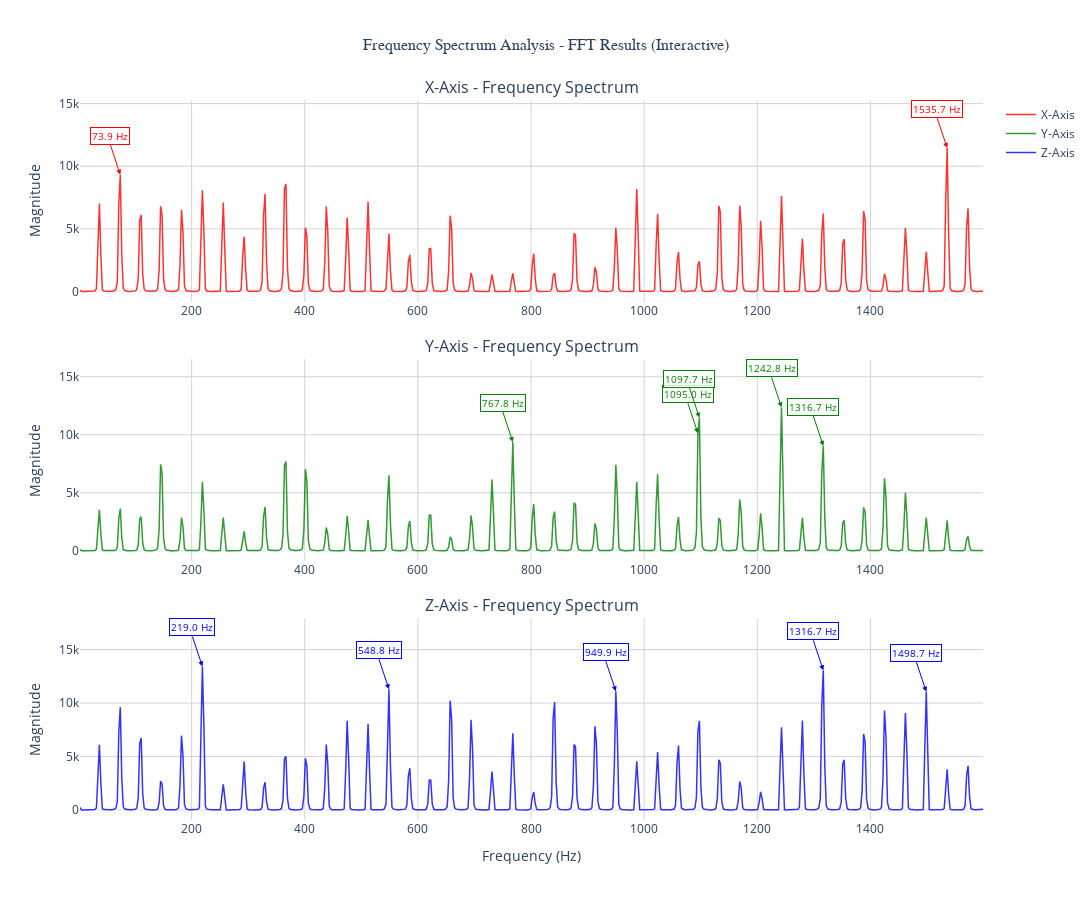

Notebook source saved alongside this figure:
### Code cell
# Plot frequency spectrum - Interactive Version
def plot_frequency_spectrum(fft_results, max_freq=None):
    """
    Plot interactive frequency spectrum for all three axes using Plotly
    
    Parameters:
    fft_results (dict): Results from FFT analysis
    max_freq (float): Maximum frequency to display (Hz)
    """
    
    # Create subplots
    fig = make_subplots(
        rows=3, cols=1,
        subplot_titles=('X-Axis - Frequency Spectrum', 
                       'Y-Axis - Frequency Spectrum', 
                       'Z-Axis - Frequency Spectrum'),
        vertical_spacing=0.08
    )
    
    colors = ['red', 'green', 'blue']
    axis_names = ['X-Axis', 'Y-Axis', 'Z-Axis']
    axes_data = ['accel_x', 'accel_y', 'accel_z']
    
    peak_annotations = []
    
    for i, (axis, color, name) in enumerate(zip(axes_data, colors, axis_names)):
        frequencies = fft_results[axis]['frequencies']
        magnitude = fft_results[axis]['magnitude']
        
        # Apply frequency limit if specified
        if max_freq is not None:
            freq_mask = frequencies <= max_freq
            frequencies = frequencies[freq_mask]
            magnitude = magnitude[freq_mask]
        
        # Add trace
        fig.add_trace(
            go.Scatter(
                x=frequencies,
                y=magnitude,
                mode='lines',
                line=dict(color=color, width=PLOT_OPTIONS['line_width']),
                name=f'{name}',
                opacity=LINE_ALPHA,
                hovertemplate='<b>%{fullData.name}</b><br>' +
                             'Frequency: %{x:.2f} Hz<br>' +
                             'Magnitude: %{y:.2f}<br>' +
                             '<extra></extra>',
                yaxis='y' if i == 0 else f'y{i+1}'
            ),
            row=i+1, col=1
        )
        
        # Find and store peak frequencies for annotations
        peak_indices = np.argsort(magnitude)[-5:]  # Top 5 peaks
        for peak_idx in peak_indices:
            if magnitude[peak_idx] > np.max(magnitude) * 0.1:  # Only show significant peaks
                peak_annotations.append({
                    'x': frequencies[peak_idx],
                    'y': magnitude[peak_idx],
                    'text': f'{frequencies[peak_idx]:.1f} Hz',
                    'row': i+1,
                    'showarrow': True,
                    'arrowhead': 2,
                    'arrowsize': 1,
                    'arrowwidth': 1,
                    'arrowcolor': color,
                    'font': dict(size=10, color=color),
                    'bgcolor': 'rgba(255,255,255,0.8)',
                    'bordercolor': color,
                    'borderwidth': 1
                })
    
    # Update y-axes to linear scale
    fig.update_yaxes(title_text="Magnitude", row=1, col=1, gridcolor='lightgray')
    fig.update_yaxes(title_text="Magnitude", row=2, col=1, gridcolor='lightgray')
    fig.update_yaxes(title_text="Magnitude", row=3, col=1, gridcolor='lightgray')
    
    # Update x-axes
    fig.update_xaxes(gridcolor='lightgray', row=1, col=1)
    fig.update_xaxes(gridcolor='lightgray', row=2, col=1)
    fig.update_xaxes(title_text="Frequency (Hz)", gridcolor='lightgray', row=3, col=1)
    
    # Update overall layout
    fig.update_layout(
        title={
            'text': 'Frequency Spectrum Analysis - FFT Results (Interactive)',
            'x': 0.5,
            'xanchor': 'center',
            'font': {'size': 16, 'family': 'Arial Black'}
        },
        width=PLOT_OPTIONS['width'],
        height=PLOT_OPTIONS['height'] + 100,  # Slightly taller for 3 subplots
        template=PLOT_OPTIONS['template'],
        showlegend=True,
        font=dict(size=PLOT_OPTIONS['font_size']),
        hovermode='closest'
    )
    
    # Add peak annotations
    annotations = []
    for ann in peak_annotations[:15]:  # Limit to prevent clutter
        annotations.append(dict(
            x=ann['x'],
            y=ann['y'],
            text=ann['text'],
            xref=f"x{ann['row']}" if ann['row'] > 1 else "x",
            yref=f"y{ann['row']}" if ann['row'] > 1 else "y",
            showarrow=True,
            arrowhead=2,
            arrowsize=1,
            arrowwidth=1,
            arrowcolor=ann['arrowcolor'],
            font=ann['font'],
            bgcolor=ann['bgcolor'],
            bordercolor=ann['bordercolor'],
            borderwidth=ann['borderwidth'],
            xanchor='center',
            yanchor='bottom'
        ))
    
    fig.update_layout(annotations=annotations)
    
    # Show the plot
    fig.show()

# Plot the frequency spectrum (limit to user-defined max frequency)
if 'fft_results' in locals():
    plot_frequency_spectrum(fft_results, max_freq=USER_MAX_FREQ)
    print("Interactive frequency spectrum plots generated!")
else:
    print("Please run the FFT analysis cell first!")

### Figure 1 — Plotly figure (JSON) as saved in the notebook; plotly's stock layout.template omitted (floating-point values rounded to 4 significant figures; data arrays with more than 128 entries replaced by an {"elided": "..."} marker saying what was removed)
{"data": [{"hovertemplate": "<b>%{fullData.name}</b><br>Frequency: %{x:.2f} Hz<br>Magnitude: %{y:.2f}<br><extra></extra>", "line": {"color": "red", "width": 1.5}, "mode": "lines", "name": "X-Axis", "opacity": 0.8, "type": "scatter", "x": {"elided": "606 float values"}, "xaxis": "x", "y": {"elided": "606 float values"}, "yaxis": "y"}, {"hovertemplate": "<b>%{fullData.name}</b><br>Frequency: %{x:.2f} Hz<br>Magnitude: %{y:.2f}<br><extra></extra>", "line": {"color": "green", "width": 1.5}, "mode": "lines", "name": "Y-Axis", "opacity": 0.8, "type": "scatter", "x": {"elided": "606 float values"}, "xaxis": "x2", "y": {"elided": "606 float values"}, "yaxis": "y2"}, {"hovertemplate": "<b>%{fullData.name}</b><br>Frequency: %{x:.2f} Hz<br>Magnitude: %{y:.2f}<br><extra></extra>", "line": {"color": "blue", "width": 1.5}, "mode": "lines", "name": "Z-Axis", "opacity": 0.8, "type": "scatter", "x": {"elided": "606 float values"}, "xaxis": "x3", "y": {"elided": "606 float values"}, "yaxis": "y3"}], "layout": {"annotations": [{"font": {"size": 16}, "showarrow": false, "text": "X-Axis - Frequency Spectrum", "x": 0.5, "xanchor": "center", "xref": "paper", "y": 1, "yanchor": "bottom", "yref": "paper"}, {"font": {"size": 16}, "showarrow": false, "text": "Y-Axis - Frequency Spectrum", "x": 0.5, "xanchor": "center", "xref": "paper", "y": 0.64, "yanchor": "bottom", "yref": "paper"}, {"font": {"size": 16}, "showarrow": false, "text": "Z-Axis - Frequency Spectrum", "x": 0.5, "xanchor": "center", "xref": "paper", "y": 0.28, "yanchor": "bottom", "yref": "paper"}, {"arrowcolor": "red", "arrowhead": 2, "arrowsize": 1, "arrowwidth": 1, "bgcolor": "rgba(255,255,255,0.8)", "bordercolor": "red", "borderwidth": 1, "font": {"color": "red", "size": 10}, "showarrow": true, "text": "73.9 Hz", "x": 73.88, "xanchor": "center", "xref": "x", "y": 9326.0, "yanchor": "bottom", "yref": "y"}, {"arrowcolor": "red", "arrowhead": 2, "arrowsize": 1, "arrowwidth": 1, "bgcolor": "rgba(255,255,255,0.8)", "bordercolor": "red", "borderwidth": 1, "font": {"color": "red", "size": 10}, "showarrow": true, "text": "1535.7 Hz", "x": 1536.0, "xanchor": "center", "xref": "x", "y": 11460.0, "yanchor": "bottom", "yref": "y"}, {"arrowcolor": "green", "arrowhead": 2, "arrowsize": 1, "arrowwidth": 1, "bgcolor": "rgba(255,255,255,0.8)", "bordercolor": "green", "borderwidth": 1, "font": {"color": "green", "size": 10}, "showarrow": true, "text": "1316.7 Hz", "x": 1317.0, "xanchor": "center", "xref": "x2", "y": 9033.0, "yanchor": "bottom", "yref": "y2"}, {"arrowcolor": "green", "arrowhead": 2, "arrowsize": 1, "arrowwidth": 1, "bgcolor": "rgba(255,255,255,0.8)", "bordercolor": "green", "borderwidth": 1, "font": {"color": "green", "size": 10}, "showarrow": true, "text": "767.8 Hz", "x": 767.8, "xanchor": "center", "xref": "x2", "y": 9375.0, "yanchor": "bottom", "yref": "y2"}, {"arrowcolor": "green", "arrowhead": 2, "arrowsize": 1, "arrowwidth": 1, "bgcolor": "rgba(255,255,255,0.8)", "bordercolor": "green", "borderwidth": 1, "font": {"color": "green", "size": 10}, "showarrow": true, "text": "1095.0 Hz", "x": 1095.0, "xanchor": "center", "xref": "x2", "y": 10130.0, "yanchor": "bottom", "yref": "y2"}, {"arrowcolor": "green", "arrowhead": 2, "arrowsize": 1, "arrowwidth": 1, "bgcolor": "rgba(255,255,255,0.8)", "bordercolor": "green", "borderwidth": 1, "font": {"color": "green", "size": 10}, "showarrow": true, "text": "1097.7 Hz", "x": 1098.0, "xanchor": "center", "xref": "x2", "y": 11470.0, "yanchor": "bottom", "yref": "y2"}, {"arrowcolor": "green", "arrowhead": 2, "arrowsize": 1, "arrowwidth": 1, "bgcolor": "rgba(255,255,255,0.8)", "bordercolor": "green", "borderwidth": 1, "font": {"color": "green", "size": 10}, "showarrow": true, "text": "1242.8 Hz", "x": 1243.0, "xanchor": "center", "xref": "x2", "y": 12370.0, "yanchor": "bottom", "yref": "y2"}, {"arrowcolor": "blue", "arrowhead": 2, "arrowsize": 1, "arrowwidth": 1, "bgcolor": "rgba(255,255,255,0.8)", "bordercolor": "blue", "borderwidth": 1, "font": {"color": "blue", "size": 10}, "showarrow": true, "text": "1498.7 Hz", "x": 1499.0, "xanchor": "center", "xref": "x3", "y": 11050.0, "yanchor": "bottom", "yref": "y3"}, {"arrowcolor": "blue", "arrowhead": 2, "arrowsize": 1, "arrowwidth": 1, "bgcolor": "rgba(255,255,255,0.8)", "bordercolor": "blue", "borderwidth": 1, "font": {"color": "blue", "size": 10}, "showarrow": true, "text": "949.9 Hz", "x": 949.9, "xanchor": "center", "xref": "x3", "y": 11100.0, "yanchor": "bottom", "yref": "y3"}, {"arrowcolor": "blue", "arrowhead": 2, "arrowsize": 1, "arrowwidth": 1, "bgcolor": "rgba(255,255,255,0.8)", "bordercolor": "blue", "borderwidth": 1, "font": {"color": "blue", "size": 10}, "showarrow": true, "text": "548.8 Hz", "x": 548.8, "xanchor": "center", "xref": "x3", "y": 11290.0, "yanchor": "bottom", "yref": "y3"}, {"arrowcolor": "blue", "arrowhead": 2, "arrowsize": 1, "arrowwidth": 1, "bgcolor": "rgba(255,255,255,0.8)", "bordercolor": "blue", "borderwidth": 1, "font": {"color": "blue", "size": 10}, "showarrow": true, "text": "1316.7 Hz", "x": 1317.0, "xanchor": "center", "xref": "x3", "y": 13050.0, "yanchor": "bottom", "yref": "y3"}, {"arrowcolor": "blue", "arrowhead": 2, "arrowsize": 1, "arrowwidth": 1, "bgcolor": "rgba(255,255,255,0.8)", "bordercolor": "blue", "borderwidth": 1, "font": {"color": "blue", "size": 10}, "showarrow": true, "text": "219.0 Hz", "x": 219.0, "xanchor": "center", "xref": "x3", "y": 13420.0, "yanchor": "bottom", "yref": "y3"}], "font": {"size": 12}, "height": 900, "hovermode": "closest", "showlegend": true, "title": {"font": {"family": "Arial Black", "size": 16}, "text": "Frequency Spectrum Analysis - FFT Results (Interactive)", "x": 0.5, "xanchor": "center"}, "width": 1200, "xaxis": {"anchor": "y", "domain": [0, 1], "gridcolor": "lightgray"}, "xaxis2": {"anchor": "y2", "domain": [0, 1], "gridcolor": "lightgray"}, "xaxis3": {"anchor": "y3", "domain": [0, 1], "gridcolor": "lightgray", "title": {"text": "Frequency (Hz)"}}, "yaxis": {"anchor": "x", "domain": [0.72, 1], "gridcolor": "lightgray", "title": {"text": "Magnitude"}}, "yaxis2": {"anchor": "x2", "domain": [0.36, 0.64], "gridcolor": "lightgray", "title": {"text": "Magnitude"}}, "yaxis3": {"anchor": "x3", "domain": [0, 0.28], "gridcolor": "lightgray", "title": {"text": "Magnitude"}}}}
